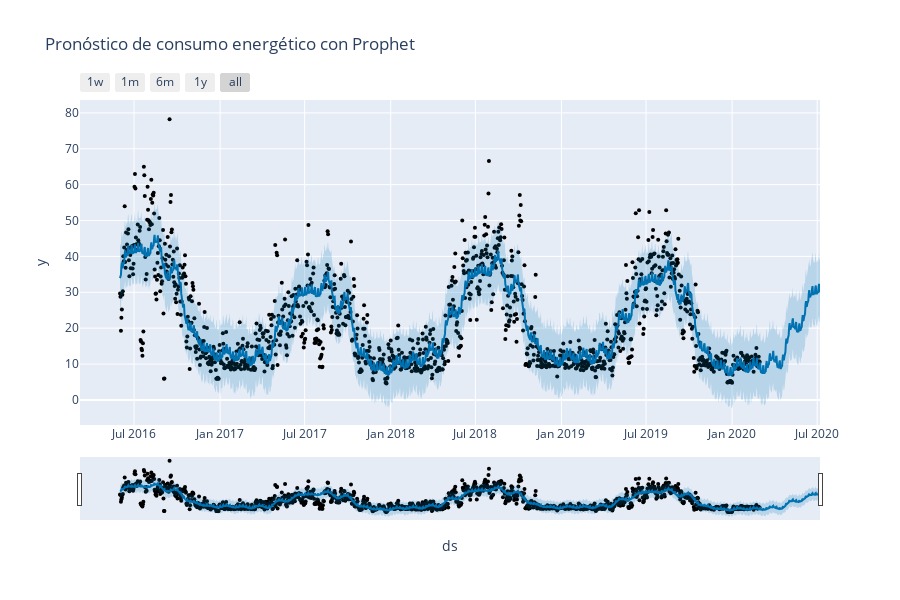
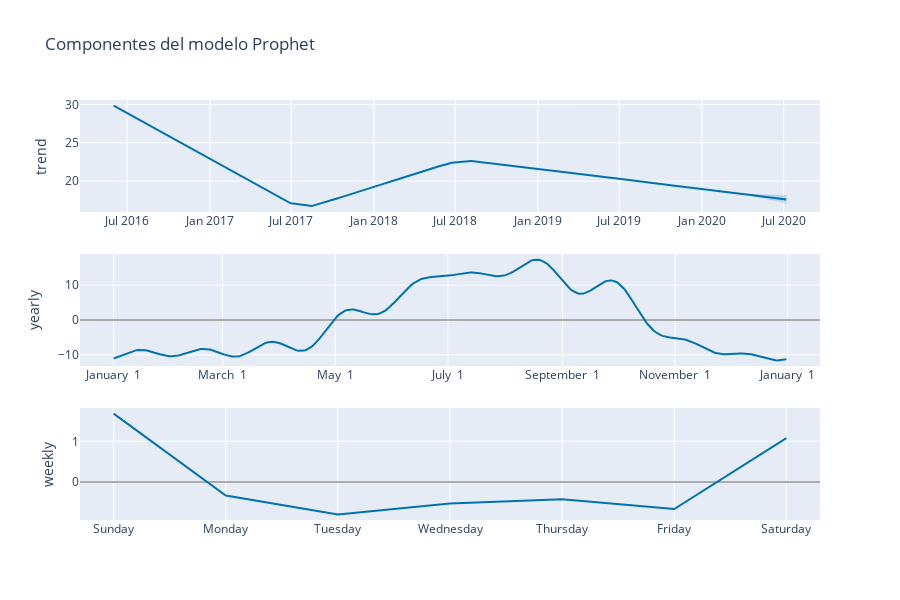

The notebook cell saved with these charts, in order:
### Markdown cell above
**Respuesta:**

### Code cell
# ===========================================
# 1.3 Un Consejo para Homero — Prophet (6 pts)
# ===========================================

import pandas as pd
import matplotlib.pyplot as plt
from sklearn.metrics import mean_absolute_error
from prophet import Prophet

# Plotly es opcional; si falla el render, hacemos fallback a Matplotlib
_PLOTLY_OK = True
try:
    import plotly.io as pio
    from prophet.plot import plot_plotly, plot_components_plotly
    try:
        pio.renderers.default = "vscode"   # si usas VS Code
    except Exception:
        pio.renderers.default = "browser"  # alternativa segura
except Exception:
    _PLOTLY_OK = False

# --- Preparar formato Prophet (sin recargar nada) ---
train_prophet = train.rename(columns={"date": "ds", "Energy_kWh": "y"}).copy()
test_prophet  = test.rename(columns={"date": "ds", "Energy_kWh": "y"}).copy()

# --- Crear y ajustar el modelo ---
m = Prophet(
    yearly_seasonality=True,
    weekly_seasonality=True,
    daily_seasonality=False,
    seasonality_mode="additive"   # podrías probar "multiplicative"
)
m.fit(train_prophet)  # SOLO con train

# --- Predicciones coherentes en todo el rango (train + test) ---
future_all = pd.concat([train_prophet[["ds"]], test_prophet[["ds"]]]) \
               .drop_duplicates().sort_values("ds")
forecast_all = m.predict(future_all)

# --- Métricas en train y test ---
pred_train = train_prophet.merge(forecast_all[["ds", "yhat"]], on="ds", how="left")
pred_test  = test_prophet.merge(forecast_all[["ds", "yhat"]],  on="ds", how="left")

mae_train_prophet = mean_absolute_error(pred_train["y"], pred_train["yhat"])
mae_test_prophet  = mean_absolute_error(pred_test["y"],  pred_test["yhat"])
print(f"[Prophet] MAE train: {mae_train_prophet:.3f} | MAE test: {mae_test_prophet:.3f}")

# --- Gráficos de pronóstico y componentes ---
if _PLOTLY_OK:
    fig_pred = plot_plotly(m, forecast_all)
    fig_pred.update_layout(title="Pronóstico de consumo energético con Prophet")
    fig_pred.show()

    fig_comp = plot_components_plotly(m, forecast_all)
    fig_comp.update_layout(title="Componentes del modelo Prophet")
    fig_comp.show()
else:
    # Fallback Matplotlib
    plt.figure(figsize=(12,5))
    plt.plot(df["date"], df["Energy_kWh"], label="Real", alpha=0.6)
    plt.plot(forecast_all["ds"], forecast_all["yhat"], label="yhat Prophet", linewidth=2)
    plt.axvline(pd.to_datetime("2020-03-01"), color="k", linestyle="--", alpha=0.7)
    plt.title("Pronóstico de consumo energético con Prophet")
    plt.legend(); plt.tight_layout(); plt.show()
    _ = m.plot_components(forecast_all)

# --- Error global (Real - Predicho) en todo el intervalo ---
error_df = pd.concat([train_prophet, test_prophet], ignore_index=True) \
             .merge(forecast_all[["ds", "yhat"]], on="ds", how="left")
error_df["error"] = error_df["y"] - error_df["yhat"]

plt.figure(figsize=(12,5))
plt.plot(error_df["ds"], error_df["error"])
plt.axhline(0, linestyle="--", color="black")
plt.axvline(pd.to_datetime("2020-03-01"), color="k", linestyle="--", alpha=0.7)
plt.title("Error (Real - Predicho) con Prophet")
plt.tight_layout()
plt.show()

# --- Resumen final (para copiar a Markdown si quieres) ---
print("\nResumen de desempeño Prophet:")
print(f"MAE entrenamiento: {mae_train_prophet:.3f}")
print(f"MAE prueba:        {mae_test_prophet:.3f}")

### Figure 1 — Plotly figure (JSON) as saved in the notebook; plotly's stock layout.template omitted (floating-point values rounded to 4 significant figures; data arrays with more than 128 entries replaced by an {"elided": "..."} marker saying what was removed)
{"data": [{"marker": {"color": "black", "size": 4}, "mode": "markers", "name": "Actual", "type": "scatter", "x": {"elided": "1369 str values"}, "y": {"elided": "1369 float values"}}, {"hoverinfo": "skip", "line": {"width": 0}, "mode": "lines", "type": "scatter", "x": {"elided": "1498 str values"}, "y": {"elided": "1498 float values"}}, {"fill": "tonexty", "fillcolor": "rgba(0, 114, 178, 0.2)", "line": {"color": "#0072B2", "width": 2}, "mode": "lines", "name": "Predicted", "type": "scatter", "x": {"elided": "1498 str values"}, "y": {"elided": "1498 float values"}}, {"fill": "tonexty", "fillcolor": "rgba(0, 114, 178, 0.2)", "hoverinfo": "skip", "line": {"width": 0}, "mode": "lines", "type": "scatter", "x": {"elided": "1498 str values"}, "y": {"elided": "1498 float values"}}], "layout": {"height": 600, "showlegend": false, "title": {"text": "Pronóstico de consumo energético con Prophet"}, "width": 900, "xaxis": {"rangeselector": {"buttons": [{"count": 7, "label": "1w", "step": "day", "stepmode": "backward"}, {"count": 1, "label": "1m", "step": "month", "stepmode": "backward"}, {"count": 6, "label": "6m", "step": "month", "stepmode": "backward"}, {"count": 1, "label": "1y", "step": "year", "stepmode": "backward"}, {"step": "all"}]}, "rangeslider": {"visible": true}, "title": {"text": "ds"}, "type": "date"}, "yaxis": {"title": {"text": "y"}}}}

### Figure 2 — Plotly figure (JSON) as saved in the notebook; plotly's stock layout.template omitted (floating-point values rounded to 4 significant figures; data arrays with more than 128 entries replaced by an {"elided": "..."} marker saying what was removed)
{"data": [{"line": {"color": "#0072B2", "width": 2}, "mode": "lines", "name": "trend", "type": "scatter", "x": {"elided": "1498 str values"}, "xaxis": "x", "y": {"elided": "1498 float values"}, "yaxis": "y"}, {"line": {"color": "rgba(0, 114, 178, 0.2)", "width": 0}, "mode": "lines", "name": "trend_upper", "type": "scatter", "x": {"elided": "1498 str values"}, "xaxis": "x", "y": {"elided": "1498 float values"}, "yaxis": "y"}, {"fill": "tonexty", "fillcolor": "rgba(0, 114, 178, 0.2)", "line": {"color": "rgba(0, 114, 178, 0.2)", "width": 0}, "mode": "lines", "name": "trend_lower", "type": "scatter", "x": {"elided": "1498 str values"}, "xaxis": "x", "y": {"elided": "1498 float values"}, "yaxis": "y"}, {"line": {"color": "#0072B2", "width": 2}, "mode": "lines", "name": "yearly", "type": "scatter", "x": {"elided": "365 str values"}, "xaxis": "x2", "y": {"elided": "365 float values"}, "yaxis": "y2"}, {"line": {"color": "#0072B2", "width": 2}, "mode": "lines", "name": "weekly", "type": "scatter", "x": ["2017-01-01T00:00:00.000000000", "2017-01-02T00:00:00.000000000", "2017-01-03T00:00:00.000000000", "2017-01-04T00:00:00.000000000", "2017-01-05T00:00:00.000000000", "2017-01-06T00:00:00.000000000", "2017-01-07T00:00:00.000000000"], "xaxis": "x3", "y": [1.683, -0.3353, -0.7995, -0.531, -0.4263, -0.6671, 1.077], "yaxis": "y3"}], "layout": {"height": 600, "showlegend": false, "title": {"text": "Componentes del modelo Prophet"}, "width": 900, "xaxis": {"anchor": "y", "domain": [0, 1], "range": ["2016-03-18T03:36:00", "2020-09-19T20:24:00"], "type": "date"}, "xaxis2": {"anchor": "y2", "domain": [0, 1], "range": ["2016-12-13T18:54:02.958904115", "2018-01-18T11:04:57.863013581"], "tickformat": "%B %e", "type": "date"}, "xaxis3": {"anchor": "y3", "domain": [0, 1], "range": ["2016-12-31T16:48:00", "2017-01-07T07:12:00"], "tickformat": "%A", "type": "date"}, "yaxis": {"anchor": "x", "domain": [0.7333, 1], "rangemode": "normal", "title": {"text": "trend"}, "zerolinecolor": "#AAA"}, "yaxis2": {"anchor": "x2", "domain": [0.3667, 0.6333], "title": {"text": "yearly"}, "zerolinecolor": "#AAA"}, "yaxis3": {"anchor": "x3", "domain": [0, 0.2667], "title": {"text": "weekly"}, "zerolinecolor": "#AAA"}}}
